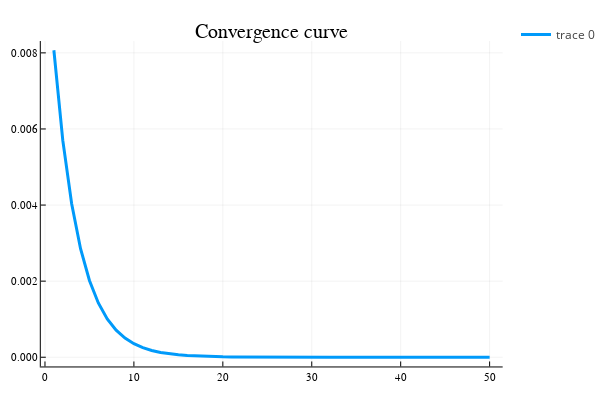

Notebook cell for this chart:
### Code cell
# Algo de sous gradient version notebook
# Choix du pas
pas = 4

# Initialisation
Δ0 = zeros(n, n)
Δk = Δ0
Δbest = Δ0
fbest = +Inf
histo = []
itermax = 50

i = 0
while i < itermax
    i = i + 1
    gk = ∂f(Δk)

    if pas == 1
        Δk -= 1e-2 * gk
    elseif pas == 2
        Δk -= 1 / (100i) * gk
    elseif pas == 3
        Δk -= 1 / (norm(gk, 2) * sqrt(i)) * gk
    elseif pas == 4
        Δk -= f(Δk) / norm(gk, 2)^2 * gk
    end

    if f(Δk) < fbest
        fbest = f(Δk)
        Δbest = Δk
    end
    append!(histo, fbest)
end

plotly();
iter = 1:itermax;
plot(iter, histo, title = "Convergence curve", label = ["f"], lw = 3, ann = [(55, 80, "Sous-gradient simple")])

### Figure 1 — Plotly figure (JSON) as saved in the notebook; plotly's stock layout.template omitted (floating-point values rounded to 4 significant figures)
{"data": [{"colorbar": {"title": ""}, "legendgroup": ["f"], "line": {"color": "rgba(0, 154, 250, 1.000)", "dash": "solid", "shape": "linear", "width": 3}, "mode": "lines", "name": ["f"], "showlegend": true, "type": "scatter", "x": [1, 2, 3, 4, 5, 6, 7, 8, 9, 10, 11, 12, 13, 14, 15, 16, 17, 18, 19, 20, 21, 22, 23, 24, 25, 26, 27, 28, 29, 30, 31, 32, 33, 34, 35, 36, 37, 38, 39, 40, 41, 42, 43, 44, 45, 46, 47, 48, 49, 50], "xaxis": "x", "y": [0.008069, 0.005706, 0.004034, 0.002853, 0.002017, 0.001426, 0.001009, 0.0007132, 0.0005043, 0.0003566, 0.0002522, 0.0001783, 0.0001261, 8.915e-05, 6.304e-05, 4.457e-05, 3.152e-05, 2.229e-05, 1.576e-05, 1.114e-05, 7.88e-06, 5.572e-06, 3.94e-06, 2.786e-06, 1.97e-06, 1.393e-06, 9.85e-07, 6.965e-07, 4.925e-07, 3.482e-07, 2.462e-07, 1.741e-07, 1.231e-07, 8.706e-08, 6.156e-08, 4.353e-08, 3.078e-08, 2.177e-08, 1.539e-08, 1.088e-08, 7.695e-09, 5.441e-09, 3.848e-09, 2.721e-09, 1.924e-09, 1.36e-09, 9.619e-10, 6.802e-10, 4.809e-10, 3.401e-10], "yaxis": "y", "zmax": null, "zmin": null}], "layout": {"annotations": [{"font": {"color": "rgba(0, 0, 0, 1.000)", "family": "sans-serif", "size": 20}, "rotation": 0, "showarrow": false, "text": "Convergence curve", "x": 0.537, "xanchor": "center", "xref": "paper", "y": 1, "yanchor": "top", "yref": "paper"}, {"font": {"color": "rgba(0, 0, 0, 1.000)", "family": "sans-serif", "size": 20}, "rotation": 0, "showarrow": false, "text": "Sous-gradient simple", "x": 55, "xanchor": "center", "xref": "x", "y": 80, "yanchor": "middle", "yref": "y"}], "height": 400, "legend_position": {"bgcolor": "rgba(255, 255, 255, 1.000)", "bordercolor": "rgba(0, 0, 0, 1.000)", "borderwidth": 1, "font": {"color": "rgba(0, 0, 0, 1.000)", "family": "sans-serif", "size": 11}, "title": {"font": {"color": "rgba(0, 0, 0, 1.000)", "family": "sans-serif", "size": 15}, "text": ""}, "tracegroupgap": 0, "traceorder": "normal", "x": 1, "xanchor": "auto", "y": 1, "yanchor": "auto"}, "margin": {"b": 20, "l": 0, "r": 0, "t": 20}, "paper_bgcolor": "rgba(255, 255, 255, 1.000)", "plot_bgcolor": "rgba(255, 255, 255, 1.000)", "showlegend": true, "width": 600, "xaxis": {"anchor": "y", "domain": [0.08064, 0.9934], "gridcolor": "rgba(0, 0, 0, 0.100)", "gridwidth": 0.5, "linecolor": "rgba(0, 0, 0, 1.000)", "mirror": false, "range": [-0.47, 51.47], "showgrid": true, "showline": true, "showticklabels": true, "tickangle": 0, "tickcolor": "rgb(0, 0, 0)", "tickfont": {"color": "rgba(0, 0, 0, 1.000)", "family": "sans-serif", "size": 11}, "tickmode": "array", "ticks": "inside", "ticktext": ["0", "10", "20", "30", "40", "50"], "tickvals": [0, 10, 20, 30, 40, 50], "title": "", "titlefont": {"color": "rgba(0, 0, 0, 1.000)", "family": "sans-serif", "size": 15}, "type": "-", "visible": true, "zeroline": false, "zerolinecolor": "rgba(0, 0, 0, 1.000)"}, "yaxis": {"anchor": "x", "domain": [0.03762, 0.9415], "gridcolor": "rgba(0, 0, 0, 0.100)", "gridwidth": 0.5, "linecolor": "rgba(0, 0, 0, 1.000)", "mirror": false, "range": [-0.0002421, 0.008311], "showgrid": true, "showline": true, "showticklabels": true, "tickangle": 0, "tickcolor": "rgb(0, 0, 0)", "tickfont": {"color": "rgba(0, 0, 0, 1.000)", "family": "sans-serif", "size": 11}, "tickmode": "array", "ticks": "inside", "ticktext": ["0.000", "0.002", "0.004", "0.006", "0.008"], "tickvals": [0, 0.002, 0.004, 0.006, 0.008], "title": "", "titlefont": {"color": "rgba(0, 0, 0, 1.000)", "family": "sans-serif", "size": 15}, "type": "-", "visible": true, "zeroline": false, "zerolinecolor": "rgba(0, 0, 0, 1.000)"}}}
